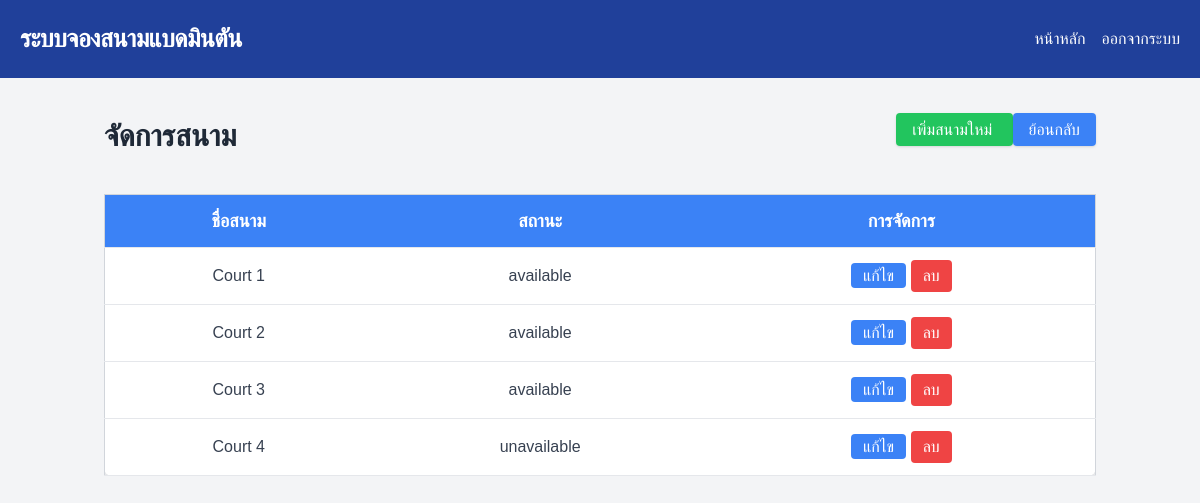
Screenshot of /court_management/ (signed in) with the database file from the repository.
### court/models.py (models this page shows, shortened)
class Court(models.Model):
    id = models.AutoField(primary_key=True)
    court_name = models.CharField(max_length=100)
    location = models.CharField(max_length=100)
    status = models.CharField(max_length=11, choices=[
        ('available', 'ว่าง'),
        ('unavailable', 'ไม่ว่าง')
    ])

### court/views.py (the view)
# urls.py: path('court_management/', court_management, name='court_management'),
@login_required
def court_management(request):
    courts = Court.objects.all()  # หรือดึงข้อมูลที่คุณต้องการ
    return render(request, 'court/court_management.html', {'courts': courts})

### court/templates/court/court_management.html (shortened to what this page needs)
<!DOCTYPE html>
<html lang="en">
<head>
    <script src="https://cdn.tailwindcss.com"></script>
</head>
<body class="bg-gray-100">
    {% include 'navbar.html' %}
    <div class="container mx-auto mt-10 px-4">
        <div class="flex justify-between mb-4">
            <h1 class="text-3xl font-bold mb-6 text-gray-800">จัดการสนาม</h1>
            <div>
                <a href="{% url 'add_court' %}" class="bg-green-500 text-white py-2 px-4 rounded shadow hover:bg-green-600 transition duration-200">
                    เพิ่มสนามใหม่
                </a>
                <a href="{% url 'dashboard' %}" class="bg-blue-500 text-white py-2 px-4 rounded shadow hover:bg-blue-600 transition duration-200">
                    ย้อนกลับ
                </a>
            </div>
        </div>
        <div class="overflow-x-auto">
            <table class="min-w-full bg-white border border-gray-300 rounded-lg shadow-lg">
                <thead>
                    <tr class="bg-blue-500 text-white">
                        <th class="py-3 px-6 border-b text-center text-lg">ชื่อสนาม</th>
                        <th class="py-3 px-6 border-b text-center text-lg">สถานะ</th>
                        <th class="py-3 px-6 border-b text-center text-lg">การจัดการ</th>
                    </tr>
                </thead>
                <tbody>
                    {% for court in courts %}
                    <tr class="hover:bg-gray-100 transition duration-150">
                        <td class="py-3 px-6 border-b text-center text-gray-700">{{ court.court_name }}</td>
                        <td class="py-3 px-6 border-b text-center text-gray-700">{{ court.status }}</td>
                        <td class="py-3 px-6 border-b text-center">
                            <a href="{% url 'edit_court' court.id %}" class="bg-blue-500 text-white py-1 px-3 rounded hover:bg-blue-600 transition duration-200">แก้ไข</a>
                            <form action="{% url 'delete_court' court.id %}" method="post" style="display:inline;">
                                <button type="submit" class="bg-red-500 text-white py-1 px-3 rounded hover:bg-red-600 transition duration-200">ลบ</button>
                            </form>
                        </td>
                    </tr>
                    {% empty %}
                    <tr>
                        <td colspan="3" class="py-2 px-4 text-center border-b text-gray-600">ไม่มีสนาม</td>
                    </tr>
                    {% endfor %}
                </tbody>
            </table>
        </div>
    </div>
</body>
</html>

### court/templates/navbar.html (style rules this page uses)
* { font-family: Tahoma, sans-serif; }

### rows the page displays
Court: court_name "Court 1", status "available"
Court: court_name "Court 2", status "available"
Court: court_name "Court 3", status "available"
Court: court_name "Court 4", status "unavailable"
